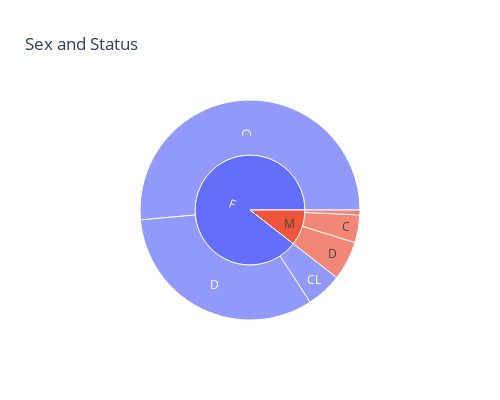

Source (notebook cell):
### Markdown cell above
### Sex and status

### Code cell
pe.sunburst(df, path = ["Sex","Status"], title = "Sex and Status", width = 500, height = 400)

### Figure 1 — Plotly figure (JSON) as saved in the notebook; plotly's stock layout.template omitted (floating-point values rounded to 4 significant figures)
{"data": [{"branchvalues": "total", "domain": {"x": [0, 1], "y": [0, 1]}, "hovertemplate": "labels=%{label}<br>count=%{value}<br>parent=%{parent}<br>id=%{id}<extra></extra>", "ids": ["F/C", "M/C", "F/CL", "M/CL", "F/D", "M/D", "F", "M"], "labels": ["C", "C", "CL", "CL", "D", "D", "F", "M"], "name": "", "parents": ["F", "M", "F", "M", "F", "M", "", ""], "type": "sunburst", "values": [215, 17, 22, 3, 137, 24, 374, 44]}], "layout": {"height": 400, "legend": {"tracegroupgap": 0}, "title": {"text": "Sex and Status"}, "width": 500}}
